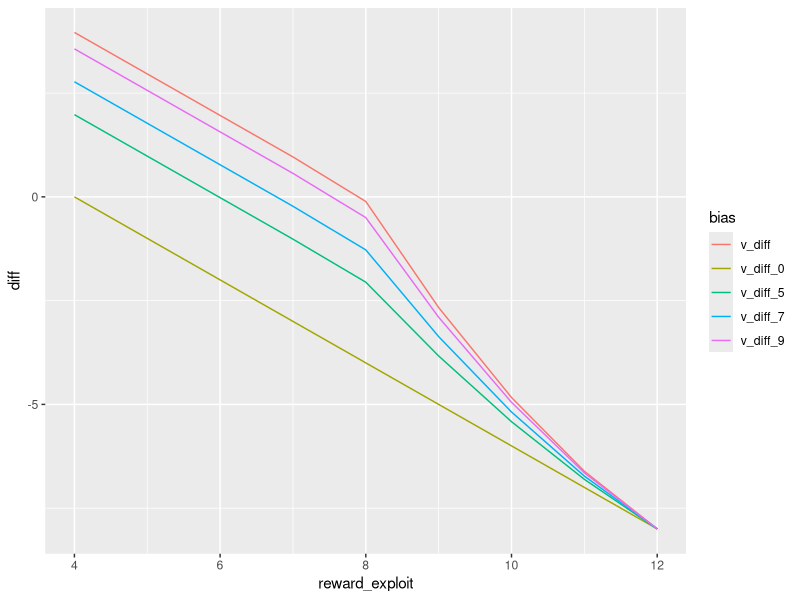

This figure's R source:
library("ggplot2")
library("dplyr")
library("tidyr")

optimal_values <- function(ntrials, maxreward=6, pbad=.5, badcost=0) {
  explore_values <- matrix(0, nrow=ntrials, ncol=maxreward+1)
  exploit_values <- matrix(0, nrow=ntrials, ncol=maxreward+1)
  exploit_rewards <- t(replicate(ntrials, c(badcost, 1:maxreward)))
  explore_rewards <- matrix((maxreward + 1) / 2 * (1-pbad) + (pbad * badcost), nrow=ntrials, ncol=maxreward+1)
  values <- matrix(0, nrow=ntrials, ncol=maxreward+1)
  explore_values[ntrials,] <- explore_rewards[ntrials,]
  exploit_values[ntrials,] <- exploit_rewards[ntrials,]
  values[ntrials,] <- pmax(exploit_values[ntrials,], explore_values[ntrials,])
  for (i in (ntrials-1):1) {
    exploit_values[i,] <- c(badcost, 1:maxreward) + values[i+1,]
    explore_values[i,] <- sapply(0:maxreward, function (x) {
      pbad * (badcost + values[i+1, x+1]) + (1-pbad) * mean(1:maxreward + values[i+1, pmax(x, 1:maxreward)+1])
    })
    values[i,] <- pmax(exploit_values[i,], explore_values[i,])
  }

  reward_diff <- explore_rewards - exploit_rewards
  VoI_diff <- explore_values - exploit_values - reward_diff
  return(list(exploit_values=exploit_values,
              explore_values=explore_values,
              reward_diff=reward_diff,
              VoI_diff=VoI_diff))
}

optimal_values_indefinite <- function (discount, minreward=4, maxreward=12, pbad=.5, badcost=0, tol=.00001) {
  ngood <- maxreward - minreward + 1
  n <- ngood + 1
  ptrans <- 1/ngood * (1-pbad)
  trans_explore <- matrix(0, n, n)
  trans_exploit <- diag(n)
  rew_explore <- matrix(0, n, n)
  rew_exploit <- diag(n) * c(badcost, minreward:maxreward)
  reward_exploit <- c(badcost, minreward:maxreward)

  for (i in 1:n) {
    for (j in 1:n) {
      if (j > i) {
        trans_explore[i, j] <- ptrans
        rew_explore[i, j] <- reward_exploit[j]
      } else if (i == j){
        trans_explore[i,j] <- 1 - ptrans * (n - i)
        rew_explore[i, j] <- (badcost * pbad + sum(reward_exploit[2:i])* ptrans)/(pbad + length(1:(i-1))*ptrans)
      }
    }
  }
  rew_explore[1,1] <- badcost

  values <- rep(0, n)
  delta <- tol + 1
  while (delta > tol ) {
    old_values <- values
    disc_values <- values * discount
    values_explore <- sweep(rew_explore, MARGIN=2, disc_values, `+`)
    values_explore <- trans_explore * values_explore
    values_explore <- apply(values_explore, MARGIN=1, sum) 
    values_exploit <- sweep(rew_exploit, MARGIN=2, disc_values, `+`)
    values_exploit <- trans_exploit * values_exploit
    values_exploit <- apply(values_exploit, MARGIN=1, sum) 
    values <- pmax(values_exploit, values_explore)
    delta <- max(abs(values - old_values))
  }
  reward_explore <- rep(pbad*badcost + ptrans*sum(minreward:maxreward), n)
  reward_diff <- reward_explore - reward_exploit
  VoI_diff <- values_explore - values_exploit - reward_diff
  list(values_explore=values_explore,
       values_exploit=values_exploit,
       reward_explore=reward_explore,
       reward_exploit=reward_exploit,
       values=values,
       reward_diff=reward_diff,
       VoI_diff=VoI_diff
       )

}

test <- optimal_values_indefinite(7/8, minreward=4, maxreward=12, pbad=.5, badcost=0)

df <- data.frame(reward_exploit=test$reward_exploit)
df$v_diff <- test$reward_diff + test$VoI_diff
df$v_diff_9 <- test$reward_diff + .9 * test$VoI_diff
df$v_diff_7 <- test$reward_diff + .7 * test$VoI_diff
df$v_diff_5 <- test$reward_diff + .5 * test$VoI_diff
df$v_diff_0 <- test$reward_diff

df <- df %>% gather(bias, diff, -reward_exploit) %>%
  filter(reward_exploit > 0)

ggplot(df, aes(x=reward_exploit, y=diff, group=bias)) + geom_line(aes(color=bias))
